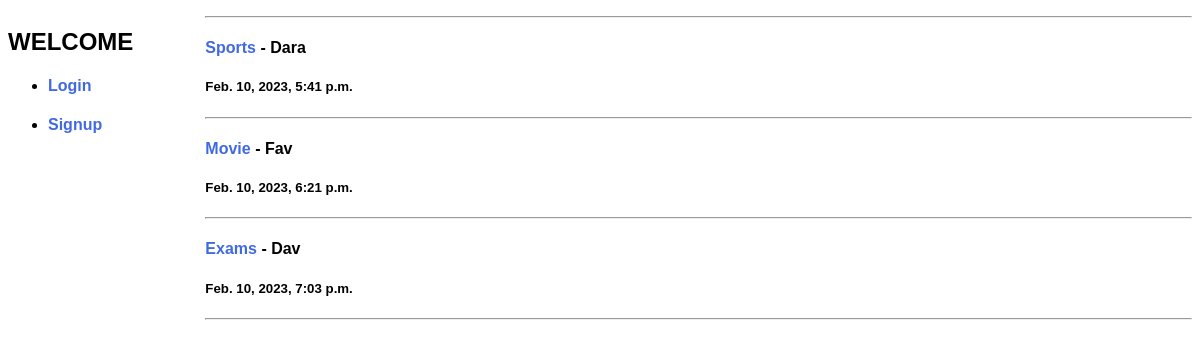
/posts/, run on the app's committed database.
### posts/models.py (models this page shows, shortened)
class Post(models.Model):
    author=models.ForeignKey('auth.User',on_delete=models.CASCADE)
    title=models.CharField(max_length=25)
    body=models.TextField(max_length=200)
    date_created=models.DateTimeField(auto_now_add=True)
    likes=models.ManyToManyField('auth.User',related_name='likes')

### posts/views.py (the view)
# urls.py: path('posts/',PostView.as_view(),name='posts'),
class PostView(ListView):
    model=Post
    template_name="posts/post_view.html"
    context_object_name='posts'

### posts/templates/posts/post_view.html (shortened to what this page needs)
<!DOCTYPE html>
<html lang="en">
<head>
    {% load static %}
    <link rel="stylesheet" type="text/css" href="{% static 'css/post_view.css' %}">
</head>
<body>
    <div class="main">
        <div>
            <h2 class="header-text">WELCOME {{user.username.capitalize}} </h2>
            <nav>
                <ul>
                    {% if user.is_authenticated %}
                        <li>
                            <a href="{% url 'add_post' %}"><h4 class="text">Add Post</h4></a>
                        </li>
                        <li>
                            <a href="{% url 'profile' %}"><h4 class="text">View Profile</h4></a>
                        </li>
                        <li>
                            <a href="{% url 'logout' %}"><h4 class="text">Logout</h4></a>
                        </li>
                    {% else %}
                        <li>
                            <a href="{% url 'login' %}"><h4 class="text">Login</h4></a>
                        </li>
                        <li>
                            <a href="{% url 'signup' %}"><h4 class="text">Signup</h4></a>
                        </li>
                    {% endif %}
                </ul>
            </nav>
        </div>
        <div >
            <hr>
            {% for post in posts %}
                <h4 class="text"><a href="{% url 'post_detail' post.pk %}">{{post.title.capitalize}}</a> - {{post.author.username.capitalize}}</h4>
                <h5 class="text">{{post.date_created}}</h5>
                <hr>
            {% endfor %}
        </div>
    </div>
</body>
</html>

### static/css/post_view.css (style rules this page uses)
.main { display:grid; grid-template-columns:1fr 5fr; }
a { color: royalblue; text-decoration: none; }
.text { font-family: 'Lucida Sans', 'Lucida Sans Regular', 'Lucida Grande', 'Lucida Sans Unicode', Geneva, Verdana, sans-serif; }
.header-text { font-family: 'Lucida Sans', 'Lucida Sans Regular', 'Lucida Grande', 'Lucida Sans Unicode', Geneva, Verdana, sans-serif; }

### data on the page
Post: title "Sports", author.username "Dara", date_created "Feb. 10, 2023, 5:41 p.m."
Post: title "Movie", author.username "Fav", date_created "Feb. 10, 2023, 6:21 p.m."
Post: title "Exams", author.username "Dav", date_created "Feb. 10, 2023, 7:03 p.m."
